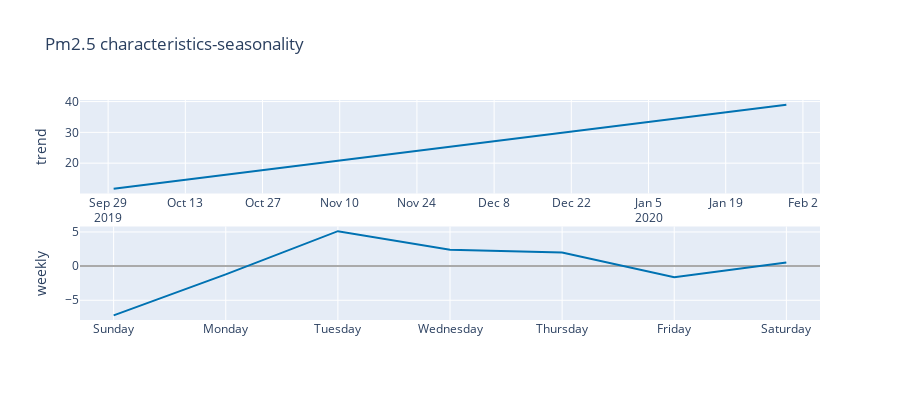

The notebook cell this image was saved under:
### Code cell
# check if there is seasonality+trend
fig = plot_components_plotly(m, forecast)
fig.update_layout(
    title='Pm2.5 characteristics-seasonality'
)
fig.show()
